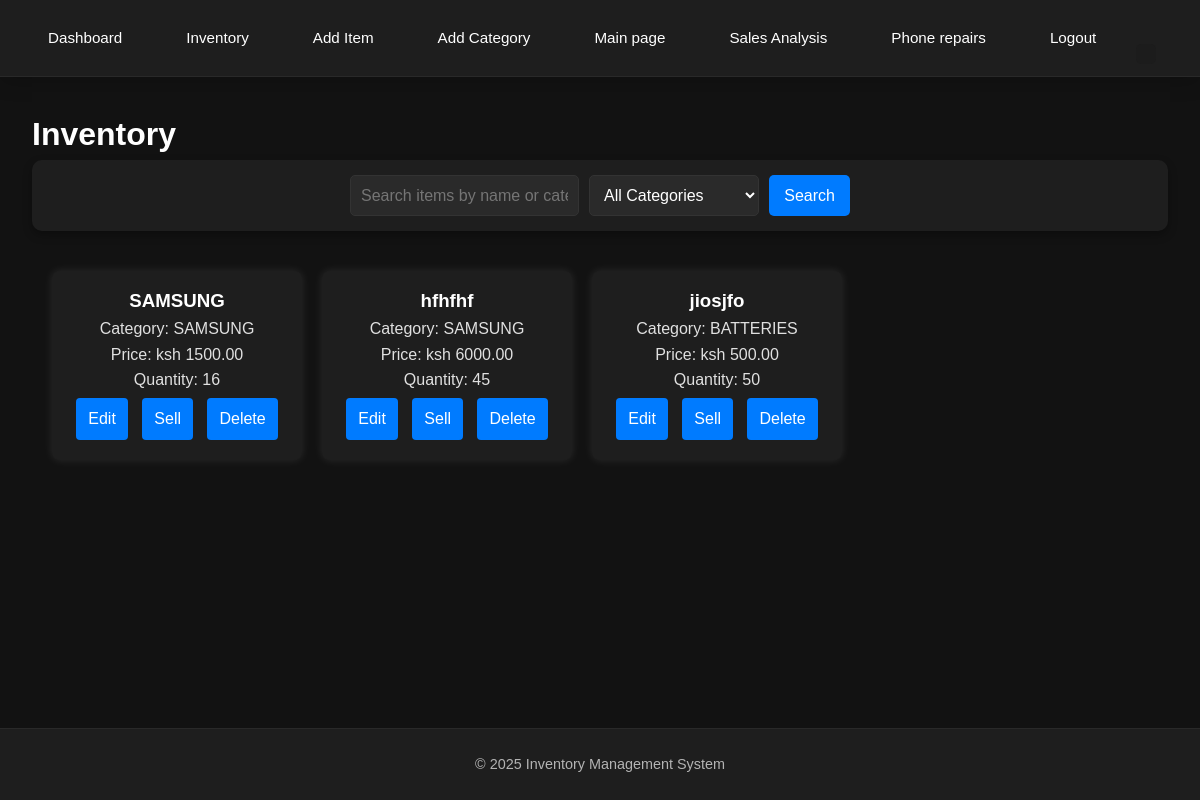
/inventory/items/, run on the app's committed database.
### APPS/inventory/models.py (models this page shows, shortened)
class Item(models.Model):
    name = models.CharField(max_length=255)
    category = models.ForeignKey(Category, on_delete=models.CASCADE)
    buying_price = models.DecimalField(max_digits=10, decimal_places=2)
    selling_price = models.DecimalField(max_digits=10, decimal_places=2)
    quantity = models.PositiveIntegerField()
    low_stock_threshold = models.PositiveIntegerField(default=5)  # Alerts when below this
    def is_low_stock(self):
        return self.quantity <= self.low_stock_threshold

class Category(models.Model):
    name = models.CharField(max_length=255, unique=True)
    def __str__(self):
        return self.name

### APPS/inventory/views.py (the view)
# urls.py: path('items/', views.ItemListView.as_view(), name='item_list'),
class ItemListView(ListView):
    model = Item
    template_name = 'inventory/item_list.html'
    context_object_name = 'items'
    def get_queryset(self):
        queryset = Item.objects.all()
        form = SearchForm(self.request.GET)
        if form.is_valid():
            search_query = form.cleaned_data.get('search_query')
            category = form.cleaned_data.get('category')
            if search_query:
                queryset = queryset.filter(
                    Q(name__icontains=search_query) |
                    Q(category__name__icontains=search_query)
                )
            if category:
                queryset = queryset.filter(category=category)
        return queryset
    def get_context_data(self, **kwargs):
        context = super().get_context_data(**kwargs)
        context['search_form'] = SearchForm(self.request.GET)
        low_stock_items = Item.objects.filter(quantity__lte=Item.objects.values('low_stock_threshold'))
        context['low_stock_items'] = low_stock_items
        return context

### APPS/inventory/forms.py
class SearchForm(forms.Form):
    search_query = forms.CharField(max_length=100, required=False, label='',
                                  widget=forms.TextInput(attrs={'placeholder': 'Search items by name or category...'}))
    category = forms.ModelChoiceField(
        queryset=Category.objects.all(),
        required=False,
        empty_label="All Categories"
    )

### APPS/inventory/templates/inventory/item_list.html (shortened to what this page needs)
{% extends 'inventory/base.html' %}
{% block content %}
<h1>Inventory</h1>
<div class="search-container">
    <form method="get" action="{% url 'item_list' %}">
        {{ search_form.search_query }}
        {{ search_form.category }}
        <button type="submit">Search</button>
    </form>
</div>
<div class="item-grid">
    {% for item in items %}
    <div class="item-card" data-id="{{ item.id }}">
        <h3>{{ item.name }}</h3>
        <p>Category: {{ item.category.name }}</p>
        <p>Price: ksh {{ item.selling_price }}</p>
        <p class="quantity {% if item.is_low_stock %}low-stock{% endif %}">
            Quantity: {{ item.quantity }}
        </p>
        <div class="item-actions">
            <a href="{% url 'item_update' item.id %}">Edit</a>
            <a href="{% url 'sell_item' item.id %}">Sell</a>
            <a href="{% url 'item_delete' item.id %}">Delete</a>
        </div>
    </div>
    {% empty %}
    <div class="empty-message">
        <p>No items found. <a href="{% url 'item_create' %}">Add items</a>.</p>
    </div>
    {% endfor %}
</div>
{% endblock %}

### APPS/inventory/templates/inventory/base.html (shortened to what this page needs)
<!DOCTYPE html>
<html lang="en">
<head>
</head>
<body>
    <header>
        <nav>
            <ul>
                <li><a href="{% url 'dashboard' %}">Dashboard</a></li>
                <li><a href="{% url 'item_list' %}">Inventory</a></li>
                <li><a href="{% url 'item_create' %}">Add Item</a></li>
                <li><a href="{% url 'category_create' %}">Add Category</a></li>
                <a href="{% url 'user_manager:home' %}" class="nav-home">Main page</a>
                <a href="{% url 'report' %}" class="nav-home">Sales Analysis</a>
                <a href="{% url 'repair_tracker:repair_list' %}" class="nav-home">Phone repairs</a>
                <a href="{% url 'user_manager:logout' %}" class="nav-logout">Logout</a>
            </ul>
        </nav>
    </header>
    <div class="messages">
    </div>
    <main>
        {% block content %}{% endblock %}
    </main>
    <footer>
        <p>&copy; {% now "Y" %} Inventory Management System</p>
    </footer>
</body>
</html>

### APPS/inventory/templates/inventory/base.html (style rules this page uses)
:root { --primary: #6c63ff; --primary-dark: #5a52d5; --secondary: #4CAF50; --background: #121212; --surface: #1e1e1e; --surface-lighter: #2d2d2d; --text: #ffffff; --text-secondary: #b3b3b3; --error: #ff5252; --success: #4CAF50; --warning: #fb8c00; --info: #2196F3; }
* { margin: 0; padding: 0; box-sizing: border-box; }
body { background-color: var(--background); color: var(--text); font-family: -apple-system, BlinkMacSystemFont, 'Segoe UI', Roboto, Oxygen, Ubuntu, Cantarell, sans-serif; line-height: 1.6; min-height: 100vh; display: flex; flex-direction: column; }
header { background-color: var(--surface); box-shadow: 0 4px 20px rgba(0, 0, 0, 0.2); position: sticky; top: 0; z-index: 1000; border-bottom: 1px solid rgba(255, 255, 255, 0.05); }
nav { max-width: 1200px; margin: 0 auto; padding: 0.5rem 2rem; }
nav ul { list-style: none; display: flex; gap: 2rem; align-items: center; height: 60px; }
nav a { color: var(--text); text-decoration: none; font-weight: 500; padding: 0.5rem 1rem; border-radius: 6px; transition: all 0.3s ease; position: relative; font-size: 0.95rem; }
nav a::after { content: ''; position: absolute; bottom: 0; left: 0; width: 100%; height: 2px; background: linear-gradient(90deg, var(--primary), var(--secondary)); transform: scaleX(0); transition: transform 0.3s ease; }
main { flex: 1; max-width: 1200px; margin: 0 auto; padding: 2rem; width: 100%; animation: fadeIn 0.3s ease-in-out; }
.messages { position: fixed; top: 1.5rem; right: 1.5rem; z-index: 1000; max-width: 400px; display: flex; flex-direction: column; gap: 0.5rem; }
footer { background-color: var(--surface); padding: 1.5rem; text-align: center; border-top: 1px solid rgba(255, 255, 255, 0.05); }
footer p { color: var(--text-secondary); font-size: 0.9rem; }

### APPS/inventory/templates/inventory/item_list.html (style rules this page uses)
body { background-color: #121212; color: #e0e0e0; font-family: 'Arial', sans-serif; margin: 0; padding: 0; }
h1, h2, h3 { color: #ffffff; }
.messages { margin: 20px; padding: 10px; background-color: #1c1c1c; border-radius: 5px; }
.item-grid { display: flex; flex-wrap: wrap; gap: 20px; padding: 20px; }
.item-card { background: #1e1e1e; padding: 15px; border-radius: 8px; box-shadow: 0 0 10px rgba(255, 255, 255, 0.1); width: 250px; text-align: center; }
.item-actions a { display: inline-block; margin: 5px; padding: 8px 12px; background: #007bff; color: white; text-decoration: none; border-radius: 4px; }
.search-container { display: flex; justify-content: center; align-items: center; background: #1e1e1e; padding: 15px; border-radius: 10px; box-shadow: 0 4px 10px rgba(0, 0, 0, 0.3); margin-bottom: 20px; }
.search-container form { display: flex; gap: 10px; width: 100%; max-width: 500px; }
.search-container input, .search-container select { flex: 1; padding: 10px; border: 1px solid #333; border-radius: 5px; background: #2a2a2a; color: #fff; font-size: 16px; outline: none; transition: 0.3s ease; }
.search-container button { padding: 10px 15px; border: none; background: #007bff; color: white; font-size: 16px; border-radius: 5px; cursor: pointer; transition: 0.3s; }

### data on the page
Item: name "SAMSUNG", category.name "SAMSUNG", selling_price "1500.00", quantity "16"
Item: name "hfhfhf", category.name "SAMSUNG", selling_price "6000.00", quantity "45"
Item: name "jiosjfo", category.name "BATTERIES", selling_price "500.00", quantity "50"
